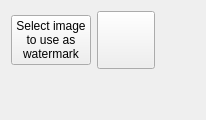
           <widget class="QWidget" name="tab_2">
            <property name="sizePolicy">
             <sizepolicy hsizetype="MinimumExpanding" vsizetype="MinimumExpanding">
              <horstretch>0</horstretch>
              <verstretch>0</verstretch>
             </sizepolicy>
            </property>
            <attribute name="title">
             <string>From File</string>
            </attribute>
            <layout class="QHBoxLayout" name="horizontalLayout_9">
             <item>
              <layout class="QVBoxLayout" name="verticalLayout_5">
               <item>
                <layout class="QHBoxLayout" name="horizontalLayout_14">
                 <item>
                  <widget class="QPushButton" name="watermarkFileDialogButton">
                   <property name="sizePolicy">
                    <sizepolicy hsizetype="Maximum" vsizetype="Fixed">
                     <horstretch>0</horstretch>
                     <verstretch>0</verstretch>
                    </sizepolicy>
                   </property>
                   <property name="text">
                    <string>Select image
to use as
watermark</string>
                   </property>
                   <property name="icon">
                    <iconset resource="resources.qrc">
                     <normaloff>:/resources/pictures.png</normaloff>:/resources/pictures.png</iconset>
                   </property>
                   <property name="iconSize">
                    <size>
                     <width>50</width>
                     <height>50</height>
                    </size>
                   </property>
                  </widget>
                 </item>
                 <item>
                  <widget class="QToolButton" name="reloadWatermarkFile">
                   <property name="minimumSize">
                    <size>
                     <width>50</width>
                     <height>58</height>
                    </size>
                   </property>
                   <property name="text">
                    <string/>
                   </property>
                   <property name="icon">
                    <iconset resource="resources.qrc">
                     <normaloff>:/resources/reload.png</normaloff>:/resources/reload.png</iconset>
                   </property>
                   <property name="iconSize">
                    <size>
                     <width>50</width>
                     <height>50</height>
                    </size>
                   </property>
                  </widget>
                 </item>
                 <item>
                  <spacer name="horizontalSpacer_3">
                   <property name="orientation">
                    <enum>Qt::Horizontal</enum>
                   </property>
                   <property name="sizeHint" stdset="0">
                    <size>
                     <width>40</width>
                     <height>20</height>
                    </size>
                   </property>
                  </spacer>
                 </item>
                </layout>
               </item>
               <item>
                <widget class="QLabel" name="watermarkFile">
                 <property name="sizePolicy">
                  <sizepolicy hsizetype="MinimumExpanding" vsizetype="Preferred">
                   <horstretch>0</horstretch>
                   <verstretch>0</verstretch>
                  </sizepolicy>
                 </property>
                 <property name="text">
                  <string/>
                 </property>
                </widget>
               </item>
               <item>
                <widget class="QLabel" name="watermarkImagePreview">
                 <property name="sizePolicy">
                  <sizepolicy hsizetype="MinimumExpanding" vsizetype="MinimumExpanding">
                   <horstretch>0</horstretch>
                   <verstretch>0</verstretch>
                  </sizepolicy>
                 </property>
                 <property name="text">
                  <string/>
                 </property>
                </widget>
               </item>
              </layout>
             </item>
            </layout>
           </widget>
